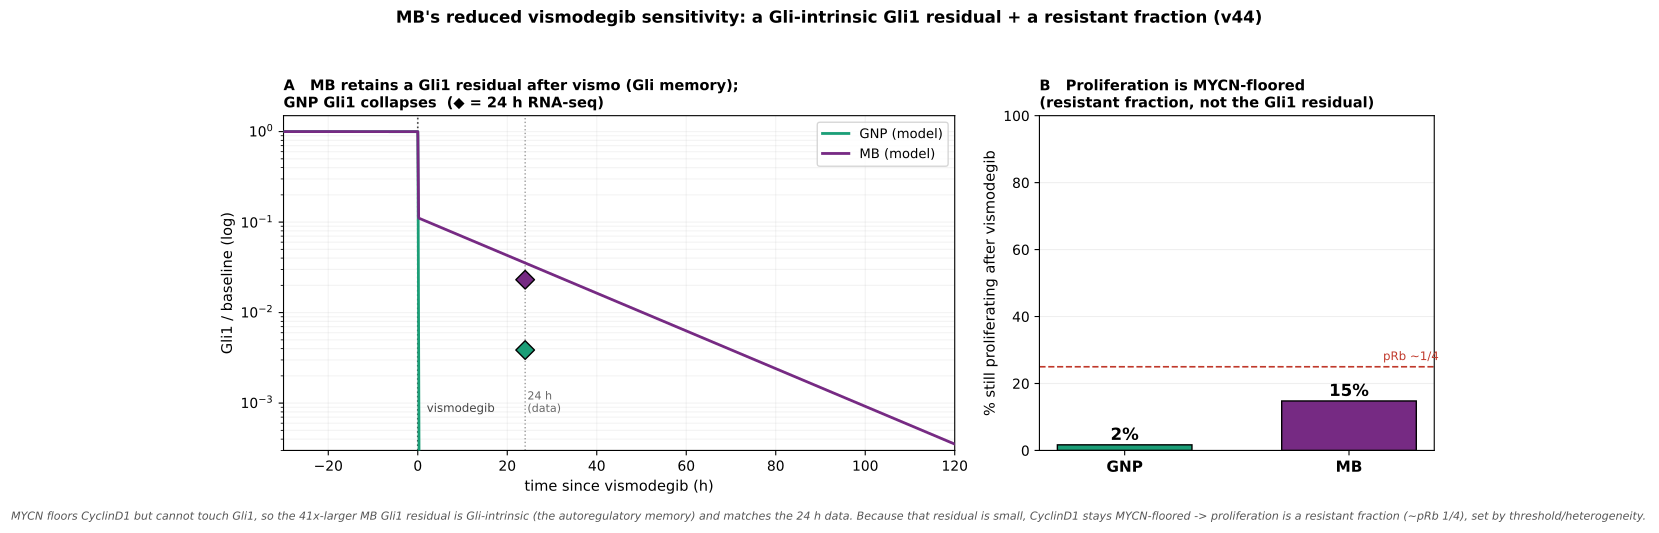

This figure's Python source:
"""Figure: MB's reduced vismodegib sensitivity — a Gli1 residual + a resistant proliferating fraction.

After vismodegib, a GNP's Gli1 collapses (Smo blocked, nothing sustains it), but MB retains a substantial
Gli1 RESIDUAL: the Gli autoregulatory epigenetic memory (Gli1_epi), charged while the pathway was active,
discharges only over ~a day. Data (Purzner-lab bulk RNA-seq, 24 h vismo): MB Gli1 413/17881 = 2.3% of
baseline vs GNP 10/2591 = 0.4% -- a 41x larger residual. MYCN floors CyclinD1 but has NO path to Gli1, so
this residual is Gli-intrinsic and only the memory reproduces it (the no-memory model gives Gli1~0 by 24 h).

Because the residual Gli1 is small, CyclinD1 after vismo stays MYCN-floored, so proliferation is governed
by the threshold/heterogeneity (a RESISTANT FRACTION, ~matching pRb 1/4), not by the Gli1 residual -- the
memory explains the transcript residual without inflating the cycling fraction.

Panel A: Gli1 after vismo (GNP vs MB) vs the 24 h data residuals. Panel B: % of cells still proliferating.
Run (background):  ./venv/bin/python simulations/fig_v44_divisions_to_arrest.py
"""
import sys, os
sys.path.insert(0, os.path.dirname(os.path.dirname(os.path.abspath(__file__))))
import numpy as np, matplotlib
matplotlib.use("Agg")
import matplotlib.pyplot as plt, tellurium as te
from scipy.signal import find_peaks
from src.build_model_v44_heldt import build_model_v44

N = 120
T1, TEND = 8000, 30000
KTL0 = 0.75
rng = np.random.default_rng(7)
cd_scale = np.clip(np.exp(rng.normal(0.0, 0.68, N)), 0.25, 4.0)
p21_div = np.clip(np.exp(rng.normal(np.log(0.85), 0.15, N)), 0.5, 2.0)

CTX = {
    'GNP': dict(f=1.0, mycn=1.0, p16=0.0,  p18=0.4, ksy=0.0020, col='#1b9e77'),
    'MB':  dict(f=0.1, mycn=2.8, p16=0.15, p18=1.5, ksy=0.0040, col='#762A83'),
}
DATA_RESID = {'GNP': 10 / 2591, 'MB': 413 / 17881}   # 24 h vismo Gli1 / baseline (RNA-seq)
_RR = te.loada(build_model_v44())
_RR.integrator.setValue("relative_tolerance", 1e-6)


def withdraw(c, ktl, p21d, sel):
    for atol in (1e-9, 1e-8, 1e-7, 1e-6, 1e-5):
        _RR.reset()
        _RR['SHH'] = 0.5; _RR['Ptch1_copy_number'] = c['f']; _RR['MYCN_amplification'] = c['mycn']
        _RR['p16'] = c['p16']; _RR['p18'] = c['p18']; _RR['kSyP21'] = c['ksy']
        _RR['EZH2i'] = 0; _RR['GDC0449'] = 0.0; _RR['P21_div'] = p21d; _RR['k_Cd_translation'] = ktl
        _RR.integrator.setValue("absolute_tolerance", atol)
        try: _RR.integrator.setValue("maximum_num_steps", 300000)
        except Exception: pass
        try:
            s1 = _RR.simulate(0, T1, T1 * 3, selections=sel)
            _RR['GDC0449'] = 1.0
            s2 = _RR.simulate(T1, TEND, (TEND - T1) * 3, selections=sel)
        except Exception:
            continue
        return {k: np.concatenate([s1[k], s2[k]]) for k in sel}
    return None


def resistant_fraction(c):
    res = []
    for i in range(N):
        r = withdraw(c, KTL0 * cd_scale[i], p21_div[i], ["time", "MPF"])
        if r is None:
            continue
        dt = np.median(np.diff(r['time'])); pk, _ = find_peaks(r['MPF'], prominence=0.15, distance=int(200 / dt))
        res.append(bool(np.any(r['time'][pk] >= TEND - 2200)))
    return 100 * np.mean(res) if res else 0.0


fracs = {}
for name, c in CTX.items():
    fracs[name] = resistant_fraction(c)
    print(f"{name}: resistant (still proliferating) = {fracs[name]:.0f}%")

# representative Gli1 trajectory + its baseline, per context
traj, g0 = {}, {}
for name, c in CTX.items():
    r = withdraw(c, KTL0 * 1.1, 0.85, ["time", "Gli1"])
    traj[name] = r
    g0[name] = float(np.mean(r['Gli1'][(r['time'] >= 5000) & (r['time'] <= T1)])) if r else np.nan
    if r is not None:
        i24 = np.argmin(np.abs(r['time'] - (T1 + 1440)))
        print(f"  {name} Gli1(24h)/baseline = {r['Gli1'][i24] / g0[name]:.4f}  (data {DATA_RESID[name]:.4f})")

# ======================================================================
fig, (axA, axB) = plt.subplots(1, 2, figsize=(12.5, 5.0), gridspec_kw=dict(width_ratios=[1.7, 1.0]))

# Panel A: Gli1 (fraction of baseline) after vismodegib, log scale
for name, c in CTX.items():
    r = traj[name]
    if r is None:
        continue
    th = (r['time'] - T1) / 60.0; m = th >= -30
    axA.plot(th[m], np.clip(r['Gli1'][m] / g0[name], 1e-4, None), color=c['col'], lw=2.0, label=f"{name} (model)", zorder=3)
    axA.scatter([24], [DATA_RESID[name]], color=c['col'], s=90, edgecolor='k', zorder=5, marker='D')
axA.axvline(0, color="#444", ls=":", lw=1.2); axA.axvline(24, color="#999", ls=":", lw=1.0)
axA.text(2, 0.0008, "vismodegib", fontsize=8.5, color="#444")
axA.text(24.5, 0.0008, "24 h\n(data)", fontsize=8, color="#666")
axA.set_yscale("log"); axA.set_xlim(-30, 120); axA.set_ylim(3e-4, 1.5)
axA.set_xlabel("time since vismodegib (h)", fontsize=10.5)
axA.set_ylabel("Gli1 / baseline (log)", fontsize=10.5)
axA.set_title("A   MB retains a Gli1 residual after vismo (Gli memory);\nGNP Gli1 collapses  (◆ = 24 h RNA-seq)",
              fontsize=10.5, fontweight="bold", loc="left")
axA.legend(fontsize=9.5, loc="upper right"); axA.grid(alpha=0.15, which="both")

# Panel B: resistant proliferating fraction
xb = np.arange(2); vals = [fracs['GNP'], fracs['MB']]
axB.bar(xb, vals, color=[CTX['GNP']['col'], CTX['MB']['col']], edgecolor='k', width=0.6)
for x, v in zip(xb, vals):
    axB.text(x, v + 1.5, f"{v:.0f}%", ha='center', fontweight='bold', fontsize=12)
axB.axhline(25, color='#c0392b', ls='--', lw=1.2)
axB.text(1.4, 27, "pRb ~1/4", color='#c0392b', fontsize=8.5, ha='right')
axB.set_xticks(xb); axB.set_xticklabels(['GNP', 'MB'], fontsize=11, fontweight='bold')
axB.set_ylabel("% still proliferating after vismodegib", fontsize=10.5); axB.set_ylim(0, 100)
axB.set_title("B   Proliferation is MYCN-floored\n(resistant fraction, not the Gli1 residual)",
              fontsize=10.5, fontweight="bold", loc="left")
axB.grid(axis='y', alpha=0.2)

fig.suptitle("MB's reduced vismodegib sensitivity: a Gli-intrinsic Gli1 residual + a resistant fraction (v44)",
             fontsize=12, fontweight='bold', y=1.0)
fig.text(0.5, -0.02,
         "MYCN floors CyclinD1 but cannot touch Gli1, so the 41x-larger MB Gli1 residual is Gli-intrinsic "
         "(the autoregulatory memory) and matches the 24 h data. Because that residual is small, CyclinD1 "
         "stays MYCN-floored -> proliferation is a resistant fraction (~pRb 1/4), set by threshold/heterogeneity.",
         ha='center', fontsize=8.0, color='#555', style='italic')
plt.tight_layout(rect=[0, 0, 1, 0.96])
out = os.path.join(os.path.dirname(__file__), "fig_v44_divisions_to_arrest")
fig.savefig(out + ".png", dpi=160, bbox_inches='tight')
fig.savefig(out + ".pdf", bbox_inches='tight')
print("\nwrote", out + ".png /.pdf")
